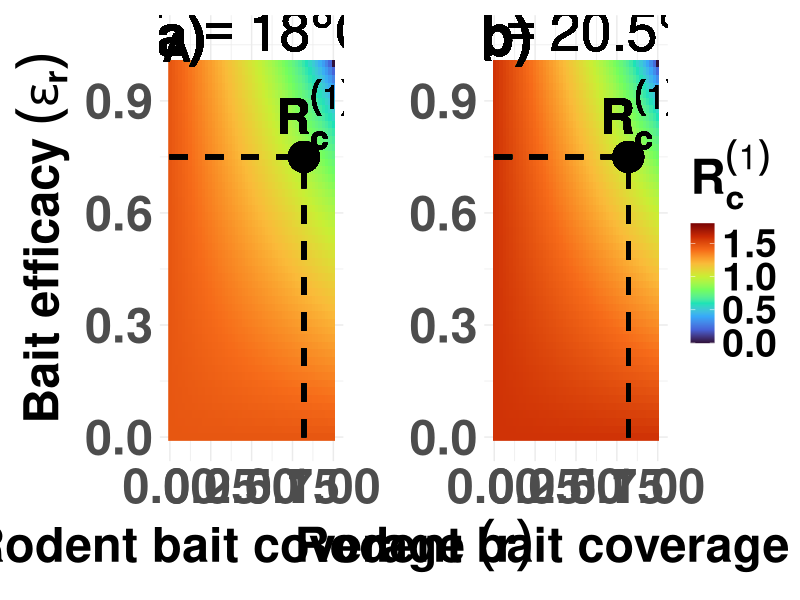

Write R code to recreate this figure.


library(ggplot2)
library(dplyr)
library(tidyr)
library(patchwork)

# Temperature-dependent functions
F_T <- function(T) {
  ifelse(T > 6 & T < 28, -24.58678 * T^2 + 835.9505 * T - 4105.579, 0)
}

s_E_T <- function(T) {
  T_min <- 6; T_max <- 28; s_min <- 0.1; s_max <- 0.8
  ifelse(T >= T_min & T <= T_max, s_min + (s_max - s_min) * (T - T_min) / (T_max - T_min), 0)
}

b_T <- function(T) { F_T(T) * s_E_T(T) }

a <- 0.0013; b <- 0.515; M <- 2454612; H <- 6612021; DL <- 12

theta_L <- function(T) {
  ifelse(T > 10.8 & T < 30.2,
         (-0.0105 * T^2 + 0.4316 * T - 3.424) * (-1) *
           ((0.03116 - 0.007615 * DL + 0.00004469 * DL^2) /
              (1 - 0.1374 * DL + 0.004788 * DL^2)), 0)
}

F_L <- function(T) { a * (M^b) * theta_L(T) }
F_N <- F_L
F_H <- function(T) { a * (H^b) * theta_L(T) }

a_A <- 0.086; b_A <- 0.515; D <- 19533

theta_A <- function(T) { ifelse(T > 0 & T < 20.2, -0.0095 * T^2 + 0.19 * T + 0.05, 0) }
F_A <- function(T) { a_A * (D^b_A) * theta_A(T) }

mu_L <- function(T) {
  ifelse(T > 10 & T < 30, (1 / (8.560 + 20.654 * (1 + (T / 19.759)^6.827)^-1)), 0)
}
mu_N <- mu_L

mu_A <- function(T) {
  ifelse(T > 10 & T < 30, (-log(-0.000828 * T^2 + 0.0367 * T + 0.522)), 0)
}

b_M <- function(T) {
  ifelse(T > 10 & T < 25, (0.3 * exp(-((T - 18.5) / (25 - 15))^2)), 0)
}

K <- function(T) { ifelse(T > 7 & T < 30, 150 * 25314 * (1 - ((T - 18.5) / 23)^2), 0) }

mu_M <- function(T) { ifelse(T > 5 & T < 30, (0.012 + 0.4 * ((T - 18.5) / 25)^2), 0) }

# R0 calculation with controls
R0_formula_temp <- function(C_p, epsilon_p, epsilon_c, epsilon_r, r, T) {
  F_L_val <- F_L(T)
  F_N_val <- F_N(T)
  F_H_val <- F_H(T)
  mu_N_val <- mu_N(T)
  mu_M_val <- mu_M(T)
  K_val <- K(T)
  b_M_val <- b_M(T)
  
  beta_L_val <- 1 * (1 - epsilon_c)
  beta_NM_val <- 1.75 * (1 - r * epsilon_r)
  F_H_control <- F_H_val * (1 - C_p * epsilon_p)
  
  m_L <- 27.8
  m_N <- 2.5
  m_A <- 239
  delta_M <- 0.015
  Pi_H <- 242
  mu_H <- 0.0000366
  h_N <- 2
  L_star <- 25983.98 * 25314
  S_N_star <- 240.87 * 25314
  
  N_M_star <- (b_M_val - mu_M_val) * K_val / delta_M
  N_H_star <- Pi_H / mu_H
  
  if (N_M_star <= 0 || !is.finite(N_M_star)) {
    return(NA)
  }
  
  N_N_star <- S_N_star
  
  A_1 <- beta_NM_val * F_N_val * (h_N * N_H_star + N_N_star) * N_M_star
  A_2 <- (N_M_star * m_N + N_N_star) * (N_H_star * h_N + N_N_star) * mu_N_val
  A_3 <- (F_N_val * h_N + F_H_control * m_N) * N_M_star * N_H_star
  A_4 <- (F_N_val + F_H_control) * N_N_star * N_M_star
  B_1 <- ((m_N * mu_N_val + F_N_val) * N_N_star + N_H_star * ((m_N * mu_N_val + F_N_val) * h_N + F_H_control * m_N)) * N_M_star
  B_2 <- ((h_N * mu_N_val + F_H_control) * N_H_star + mu_N_val * N_N_star) * N_N_star
  
  term_1 <- beta_L_val * L_star * F_L_val / ((m_L * N_M_star + L_star) * (mu_M_val + delta_M * N_M_star / K_val))
  term_2 <- (A_1 * (A_2 + A_3 + A_4)) / ((B_1 + B_2)^2)
  
  R0 <- sqrt(term_1 * term_2)
  
  return(ifelse(is.finite(R0) && R0 >= 0, R0, NA))
}

# Parameter ranges
r_values <- seq(0, 1, length.out = 50)
epsilon_r_values <- seq(0, 1, length.out = 50)

# Generate grids
grid_data_a <- expand.grid(r = r_values, epsilon_r = epsilon_r_values)
grid_data_b <- expand.grid(r = r_values, epsilon_r = epsilon_r_values)

# Calculate R0 values
grid_data_a$R0 <- mapply(
  function(r, epsilon_r) R0_formula_temp(C_p = 0, epsilon_p = 0, epsilon_c = 0, epsilon_r = epsilon_r, r = r, T = 18),
  r = grid_data_a$r, epsilon_r = grid_data_a$epsilon_r
)
grid_data_b$R0 <- mapply(
  function(r, epsilon_r) R0_formula_temp(C_p = 0, epsilon_p = 0, epsilon_c = 0, epsilon_r = epsilon_r, r = r, T = 20.5),
  r = grid_data_b$r, epsilon_r = grid_data_b$epsilon_r
)

# Calculate R_c at intersection
R_c_18 <- R0_formula_temp(C_p = 0, epsilon_p = 0, epsilon_c = 0, epsilon_r = 0.75, r = 0.82, T = 18)
R_c_20.5 <- R0_formula_temp(C_p = 0, epsilon_p = 0, epsilon_c = 0, epsilon_r = 0.75, r = 0.82, T = 20.5)

# Color palette
turbo_palette <- c("#30123B", "#4662D7", "#36AAF9", "#1AE4B6", "#72FE5E",
                   "#C8EF34", "#FABA39", "#F66B19", "#CB2A04", "#7A0403")

# Plot function
create_plot <- function(data, temp, R_c, label) {
  ggplot(data, aes(x = r, y = epsilon_r, fill = R0)) +
    geom_raster() +
    geom_segment(aes(x = 0.82, xend = 0.82, y = 0, yend = 0.75), 
                 color = "black", linetype = "dashed", linewidth = 1.5) +
    geom_segment(aes(x = 0, xend = 0.82, y = 0.75, yend = 0.75), 
                 color = "black", linetype = "dashed", linewidth = 1.5) +
    geom_point(aes(x = 0.82, y = 0.75), color = "black", size = 10, shape = 19) +
    geom_text(aes(x = 0.65, y = 0.77, label = sprintf("bold(R[c]^{(1)})~'='~%.2f", R_c)), 
              parse = TRUE, color = "black", size = 12, hjust = 0, vjust = 0, fontface = "bold") +
    geom_text(aes(x = 0.5, y = 1.075, label = sprintf("bold(T[A])==%.1f*degree*C", temp)), 
              parse = TRUE, color = "black", fontface = "bold", size = 14) +
    geom_text(aes(x = 0.015, y = 1.075, label = label), 
              color = "black", fontface = "bold", size = 14) +
    scale_fill_gradientn(colors = turbo_palette, name = expression(bold(R[c]^(1))), 
                         limits = c(0, 1.8)) +
    labs(x = expression(bold("Rodent bait coverage"~(r))), 
         y = if(label == "(a)") expression(bold("Bait efficacy"~(epsilon[r]))) else "") +
    theme_minimal() +
    theme(
      text = element_text(face = "bold", size = 35),
      axis.title = element_text(face = "bold", size = 35),
      axis.text = element_text(face = "bold", size = 35),
      legend.title = element_text(face = "bold", size = 35),
      legend.position = "right"
    )
}

# Create plots
plot_a <- create_plot(grid_data_a, 18, R_c_18, "(a)")
plot_b <- create_plot(grid_data_b, 20.5, R_c_20.5, "(b)")

# Combine plots
combined_plot <- plot_a + plot_b +
  plot_layout(ncol = 2, guides = "collect")

# Display
print(combined_plot)

# Print baseline values
R0_baseline_18 <- R0_formula_temp(C_p = 0, epsilon_p = 0, epsilon_c = 0, epsilon_r = 0, r = 0, T = 18)
cat(sprintf("Baseline R_c at 18°C: %.4f\n", R0_baseline_18))

R0_baseline_20.5 <- R0_formula_temp(C_p = 0, epsilon_p = 0, epsilon_c = 0, epsilon_r = 0, r = 0, T = 20.5)
cat(sprintf("Baseline R_c at 20.5°C: %.4f\n", R0_baseline_20.5))

# Print R_c values
cat(sprintf("R_c at (r=0.82, ε_r=0.75) for 18°C: %.2f\n", R_c_18))
cat(sprintf("R_c at (r=0.82, ε_r=0.75) for 20.5°C: %.2f\n", R_c_20.5))
